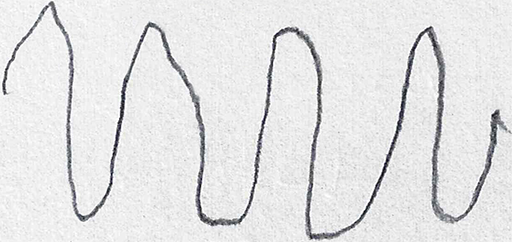
#> input picture dataset/wave/testing/healthy/V01HO01.png, 512 x 242 px; its folder holds only this picture in this run
$ jupyter execute --allow-errors 'Detecting Parkinson'"'"'s.ipynb'
#> lines starting #> are read from the running program, lines starting #| are printed output that depends on the picture
[cell 1]
from sklearn.ensemble import RandomForestClassifier
from sklearn .preprocessing import LabelEncoder
from sklearn.metrics import confusion_matrix
from skimage import feature
from imutils import build_montages
from imutils import paths
import numpy as np
import argparse
import cv2
import os
import xgboost as xgb

[cell 2]
def quantify_image(image):
    # compute the HOG feature vector for the input image
    features = feature.hog(image,
                           orientations=9,
                           pixels_per_cell=(10, 10),
                           cells_per_block=(2, 2),
                           transform_sqrt=True,
                           block_norm="L1")
    return features

[cell 3]
def load_split(path):
    # grab the list of images in the input directory,
    # then initialize the list of data(i.e., images) and class labels
    imagePaths = list(paths.list_images(path))
#     print(imagePaths[0])
    data = []
    labels = []

    # loop over the image paths
    for imagePath in imagePaths:
        # extract the class label from the filename
        label = imagePath.split(os.path.sep)[-2]
        # load the input image, convert it to grayscale,
        # and resize it to 200x2000 pixels, ignoring aspect ratio
        image = cv2.imread(imagePath)
        image = cv2.cvtColor(image, cv2.COLOR_BGR2GRAY)
        image = cv2.resize(image, (200,200))
        # Threshold the image such that the drawing appears as white on a black background
        image = cv2.threshold(image, 0, 255, cv2.THRESH_BINARY_INV | cv2.THRESH_OTSU)[1]
        # quantify the image
        features = quantify_image(image)
        # update the data and labels lists, respectively
        data.append(features)
        labels.append(label)
    return (np.array(data), np.array(labels))

### Data loading and pre-processing

[cell 4]
# Here we use the "wave" data, feel free to change to "spiral" data or combine both
dataset_path = r'dataset/wave'
trial_num = 5
trainingPath = os.path.sep.join([dataset_path,"training"])
testingPath = os.path.sep.join([dataset_path, "testing"])

# load the traning and testing data
print("[INFO] loading data...")
(trainX, trainY) = load_split(trainingPath)
(testX, testY) = load_split(testingPath)
#> call 2 of load_split, with path = 'dataset/wave/testing'
#> in load_split, image is the input picture: shape (242, 512, 3); mean B, G, R 227.7, 227.2, 227.2
#> in load_split (call 2), `image = cv2.resize(image, (200,200))`:
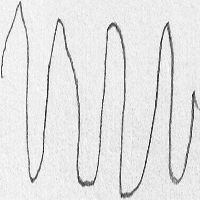
#> image: shape (200, 200); min 10, max 255, mean 227.1
#> in load_split (call 2), `image = cv2.threshold(image, 0, 255, cv2.THRESH_BINARY_INV | cv2.THRES..`:
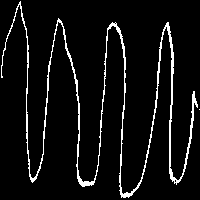
#> image: shape (200, 200); 6.3% white in thin lines or dots
#> in quantify_image, `features = feature.hog(image, orientations=9, pixels_per_cell=(10, 10)..`: features = 12996 values, max 1 at index 6462, min 0 at index 0, mean 0.0222
#> pass 2 of the loop in load_split, `for imagePath in imagePaths:`:
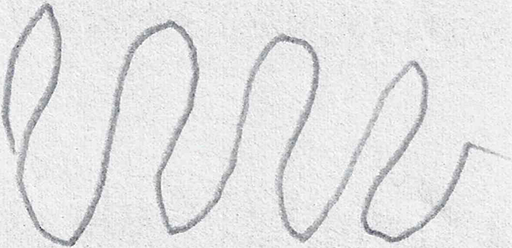
#> input picture dataset/wave/testing/parkinson/V01PO01.png, 512 x 248 px
#> in load_split, image is the input picture: shape (248, 512, 3); mean B, G, R 228.4, 227.9, 227.9
#> in load_split (call 2), `image = cv2.resize(image, (200,200))`:
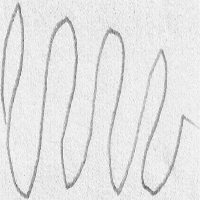
#> image: shape (200, 200); min 79, max 254, mean 227.8
#> in load_split (call 2), `image = cv2.threshold(image, 0, 255, cv2.THRESH_BINARY_INV | cv2.THRES..`:
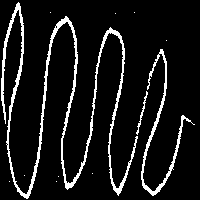
#> image: shape (200, 200); 9.3% white in thin lines or dots
#> in load_split (call 2), `features = quantify_image(image)`: features = 12996 values, max 1 at index 7299, min 0 at index 0, mean 0.0242
